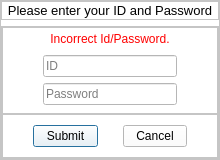
<?xml version="1.0" encoding="UTF-8"?>
<ui version="4.0">
 <class>Verification</class>
 <widget class="QDialog" name="Verification">
  <property name="geometry">
   <rect>
    <x>0</x>
    <y>0</y>
    <width>220</width>
    <height>160</height>
   </rect>
  </property>
  <property name="minimumSize">
   <size>
    <width>220</width>
    <height>160</height>
   </size>
  </property>
  <property name="windowTitle">
   <string>Dialog</string>
  </property>
  <property name="styleSheet">
   <string notr="true">background:white;</string>
  </property>
  <property name="sizeGripEnabled">
   <bool>false</bool>
  </property>
  <property name="modal">
   <bool>true</bool>
  </property>
  <layout class="QVBoxLayout" name="verticalLayout" stretch="0">
   <property name="spacing">
    <number>0</number>
   </property>
   <property name="leftMargin">
    <number>0</number>
   </property>
   <property name="topMargin">
    <number>0</number>
   </property>
   <property name="rightMargin">
    <number>0</number>
   </property>
   <property name="bottomMargin">
    <number>0</number>
   </property>
   <item>
    <widget class="QFrame" name="frame">
     <property name="frameShape">
      <enum>QFrame::StyledPanel</enum>
     </property>
     <property name="frameShadow">
      <enum>QFrame::Raised</enum>
     </property>
     <layout class="QVBoxLayout" name="verticalLayout_2" stretch="1,7">
      <property name="leftMargin">
       <number>0</number>
      </property>
      <property name="topMargin">
       <number>0</number>
      </property>
      <property name="rightMargin">
       <number>0</number>
      </property>
      <property name="bottomMargin">
       <number>0</number>
      </property>
      <item>
       <widget class="QFrame" name="frame_2">
        <property name="frameShape">
         <enum>QFrame::StyledPanel</enum>
        </property>
        <property name="frameShadow">
         <enum>QFrame::Raised</enum>
        </property>
        <layout class="QHBoxLayout" name="horizontalLayout">
         <property name="spacing">
          <number>0</number>
         </property>
         <property name="leftMargin">
          <number>0</number>
         </property>
         <property name="topMargin">
          <number>0</number>
         </property>
         <property name="rightMargin">
          <number>0</number>
         </property>
         <property name="bottomMargin">
          <number>0</number>
         </property>
         <item>
          <widget class="QLabel" name="label">
           <property name="styleSheet">
            <string notr="true">font: 10pt;</string>
           </property>
           <property name="text">
            <string>Please enter your ID and Password</string>
           </property>
           <property name="alignment">
            <set>Qt::AlignCenter</set>
           </property>
          </widget>
         </item>
        </layout>
       </widget>
      </item>
      <item>
       <widget class="QFrame" name="frame_3">
        <property name="frameShape">
         <enum>QFrame::StyledPanel</enum>
        </property>
        <property name="frameShadow">
         <enum>QFrame::Raised</enum>
        </property>
        <layout class="QVBoxLayout" name="verticalLayout_3" stretch="2,1">
         <property name="spacing">
          <number>0</number>
         </property>
         <property name="leftMargin">
          <number>0</number>
         </property>
         <property name="topMargin">
          <number>0</number>
         </property>
         <property name="rightMargin">
          <number>0</number>
         </property>
         <property name="bottomMargin">
          <number>0</number>
         </property>
         <item>
          <widget class="QFrame" name="frame_4">
           <property name="frameShape">
            <enum>QFrame::StyledPanel</enum>
           </property>
           <property name="frameShadow">
            <enum>QFrame::Raised</enum>
           </property>
           <layout class="QVBoxLayout" name="verticalLayout_4">
            <property name="spacing">
             <number>6</number>
            </property>
            <property name="leftMargin">
             <number>40</number>
            </property>
            <property name="topMargin">
             <number>0</number>
            </property>
            <property name="rightMargin">
             <number>40</number>
            </property>
            <property name="bottomMargin">
             <number>8</number>
            </property>
            <item>
             <widget class="QLabel" name="label_2">
              <property name="styleSheet">
               <string notr="true">color:red;</string>
              </property>
              <property name="text">
               <string>Incorrect Id/Password.</string>
              </property>
              <property name="alignment">
               <set>Qt::AlignCenter</set>
              </property>
             </widget>
            </item>
            <item>
             <widget class="QLineEdit" name="id">
              <property name="text">
               <string/>
              </property>
              <property name="placeholderText">
               <string>ID</string>
              </property>
             </widget>
            </item>
            <item>
             <widget class="QLineEdit" name="password">
              <property name="text">
               <string/>
              </property>
              <property name="placeholderText">
               <string>Password</string>
              </property>
             </widget>
            </item>
           </layout>
          </widget>
         </item>
         <item>
          <widget class="QFrame" name="frame_5">
           <property name="frameShape">
            <enum>QFrame::StyledPanel</enum>
           </property>
           <property name="frameShadow">
            <enum>QFrame::Raised</enum>
           </property>
           <layout class="QHBoxLayout" name="horizontalLayout_2">
            <property name="spacing">
             <number>25</number>
            </property>
            <property name="leftMargin">
             <number>30</number>
            </property>
            <property name="topMargin">
             <number>0</number>
            </property>
            <property name="rightMargin">
             <number>30</number>
            </property>
            <property name="bottomMargin">
             <number>0</number>
            </property>
            <item>
             <widget class="QPushButton" name="pushButton">
              <property name="text">
               <string>Submit</string>
              </property>
             </widget>
            </item>
            <item>
             <widget class="QPushButton" name="pushButton_2">
              <property name="text">
               <string>Cancel</string>
              </property>
             </widget>
            </item>
           </layout>
          </widget>
         </item>
        </layout>
       </widget>
      </item>
     </layout>
    </widget>
   </item>
  </layout>
 </widget>
 <resources/>
 <connections/>
</ui>
